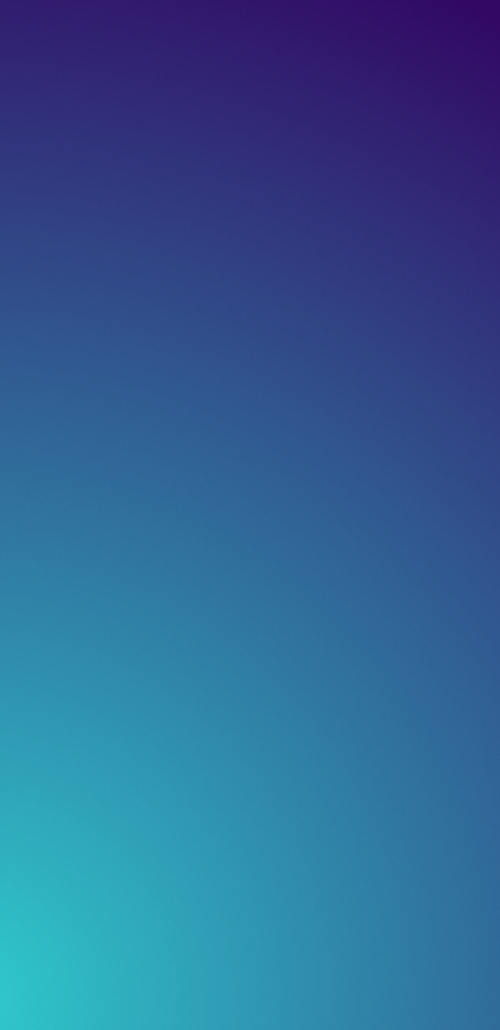
#> input picture Image Processing/DIY filter magic/b1.jpeg, 1000 x 2059 px, given in place of the camera (shown at 1/2 size)
$ jupyter execute masking.ipynb   (text cells are left out)
#> lines starting #> are read from the running program, lines starting #| are printed output that depends on the picture; after the words box and inside, x2 and y2 are one past the last pixel; in counts of white or black regions, pixels touching at a corner belong together
[cell 1]
import cv2 as cv
import numpy as np
import matplotlib.pyplot as plt

[cell 2]
cam = cv.VideoCapture(0)

while True:

    _ , img = cam.read()
#> img is the input picture: shape (2059, 1000, 3); mean B, G, R 148.3, 96.6, 48.2

    img = cv.resize(img , (int(640), int(480)))
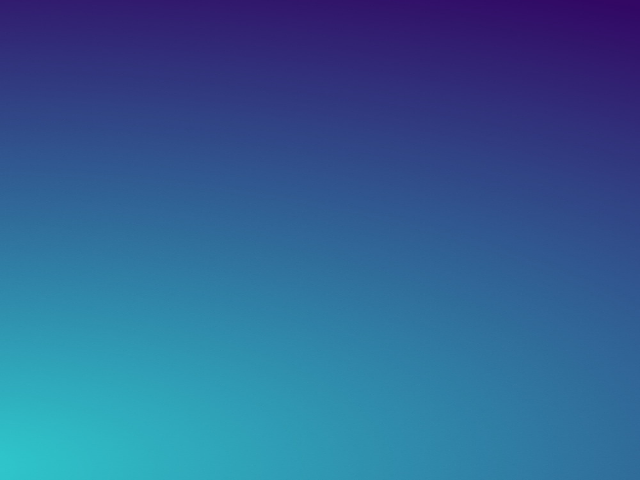
#> img: shape (480, 640, 3); mean B, G, R 148.3, 96.5, 48.2
    img = cv.flip(img,1)
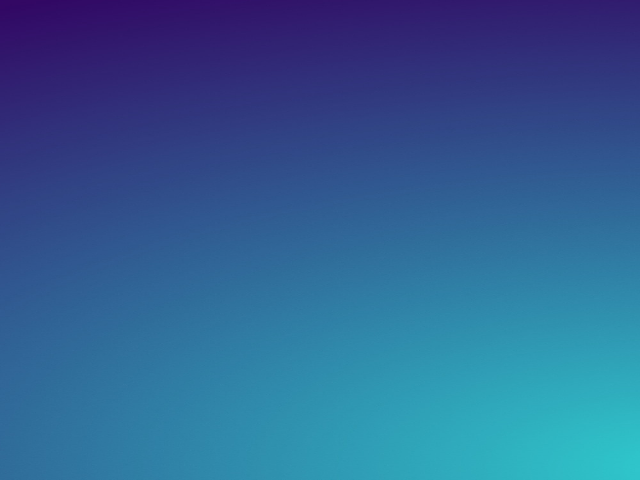
#> img: shape (480, 640, 3); mean B, G, R 148.3, 96.5, 48.2

    gray = cv.cvtColor(img , cv.COLOR_BGR2GRAY)
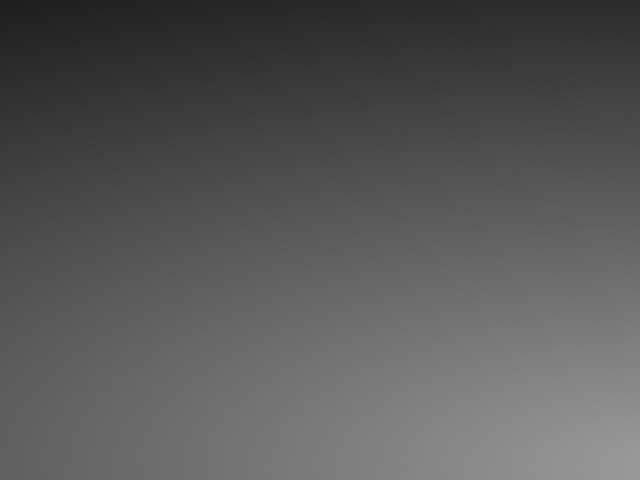
#> gray: shape (480, 640); min 30, max 153, mean 88

    gray_thr_1 = gray.copy()
    gray_thr_1[gray_thr_1 > 200] = 30        # Black Background

    gray_thr_2 = gray.copy()
    gray_thr_2[gray_thr_2 > 200] = 100       # White Background


    cv.imshow('Original'  ,img)
    cv.imshow('Gray'      ,gray)
    cv.imshow('Gray_Thr1' ,gray_thr_1)
    cv.imshow('Gray_Thr2' ,gray_thr_2)

    if cv.waitKey(1) == 27:

#> (key Esc is pressed here)
        cam.release()
        break

[cell 3]
camera = cv.VideoCapture(0)

lower = np.array([180,200,200])
upper = np.array([255,255,255])

while True:

    _ , img = camera.read()
    img = cv.flip(img,1)
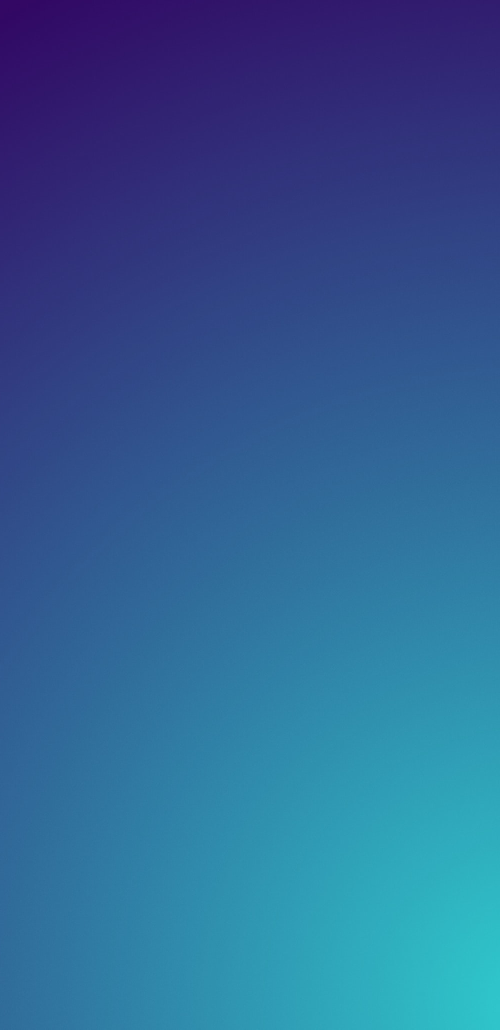
#> img: shape (2059, 1000, 3) (shown at 1/2 size); mean B, G, R 148.3, 96.6, 48.2

    mask = cv.blur(img, (4,4))
    mask = cv.inRange(mask, lower, upper)
#> mask: shape (2059, 1000); every value is 0

    cv.imshow("Frame" , img)
    cv.imshow("Mask"  , mask)

    if (cv.waitKey(1) == 27):
#> (key Esc is pressed here)
        camera.release()
        break

camera.release()

[cell 4]
lower = np.array([200 ,  200 , 200 ])
upper = np.array([255 ,  255 , 255])

img = cv.imread('img_1.png')
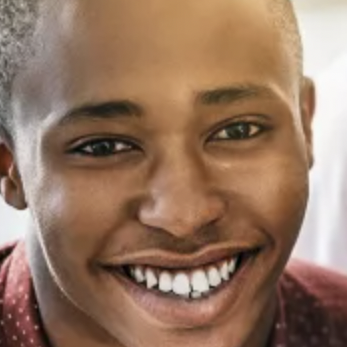
#> input picture Image Processing/Face detection and manipulation using openCV/People/IMG_1.png, 347 x 347 px, found by its file name
#> img is the input picture: shape (347, 347, 3); mean B, G, R 97.6, 118.4, 149.6

mask = cv.blur(img, (8,8))
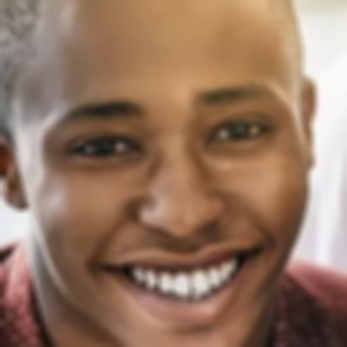
#> mask: shape (347, 347, 3); mean B, G, R 97.6, 118.4, 149.7
mask = cv.inRange(mask, lower, upper)
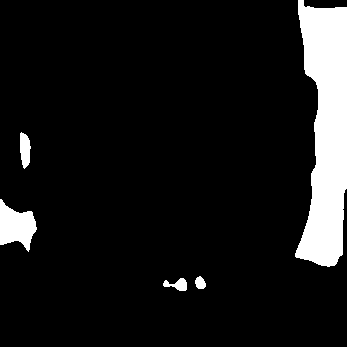
#> mask: shape (347, 347); 9.4% white; 5 white regions, box (x1, y1, x2, y2) and area: (295, 0, 347, 267) 9581, (0, 199, 37, 252) 1197, (20, 132, 31, 169) 299, (163, 278, 187, 291) 176, (195, 276, 206, 289) 106

cv.imshow("Frame-1" , img)
cv.imshow("Mask-1"  , mask)

cv.waitKey(0)
